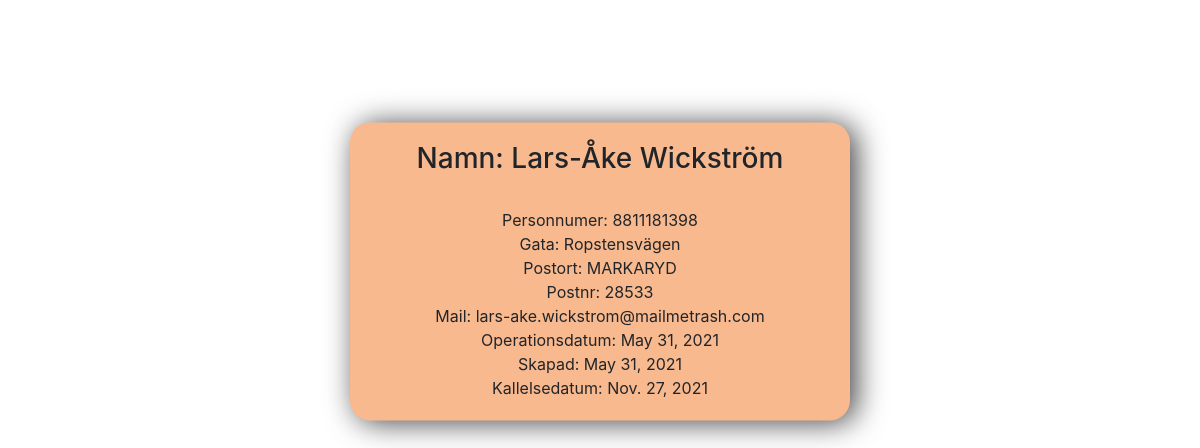
The app's page /patient/8811181398/ with its own data.
### psa/models.py (models this page shows, shortened)
class Patient(models.Model):
	ssn = models.BigIntegerField(validators=[validate_ssn],primary_key=True, unique=True)
	namn = models.CharField(max_length=100)
	gata = models.CharField(max_length=50)
	postort = models.CharField(max_length=50)
	postnr = models.IntegerField(validators=[validate_postnr])
	mail = models.EmailField(max_length=50)
	operationsdatum = models.DateField()
	created = models.DateField(auto_now_add=True)
	kallelsedatum = models.DateField()
	class Meta:
		verbose_name_plural = "Patienter"

### psa/views.py (the view)
# urls.py: path('patient/<int:pk>/', views.PatientDetail.as_view(), name='patient_detail'),
class PatientDetail(generic.DetailView):
    model = Patient
    template_name = 'psa/patient.html'

### psa/templates/psa/patient.html (shortened to what this page needs)
<link rel="stylesheet" href="https://cdn.jsdelivr.net/npm/bootstrap@4.6.0/dist/css/bootstrap.min.css">
<div class="center-column">
  {% block content %}
    <h3>Namn: {{ patient.namn }}</h3></br>
	Personnumer: {{ patient.ssn }}</br>
	Gata: {{ patient.gata }}</br>
	Postort: {{ patient.postort }}</br>
	Postnr: {{ patient.postnr }}</br>
	Mail: {{ patient.mail }}</br>
	Operationsdatum: {{ patient.operationsdatum }}</br>
	Skapad: {{ patient.created }}</br>
	Kallelsedatum: {{ patient.kallelsedatum }}
  {% endblock %}
</div>

### psa/templates/psa/patient.html (style rules this page uses)
.center-column { position: absolute; left: 50%; top: 50%; transform: translate(-50%, -100%); padding: 10px; text-align: center; width:500px; margin: 20px auto; padding:20px; background-color: rgb(248, 185, 143); border-radius: 20px; box-shadow: 6px 2px 30px 0px rgba(0, 0, 0, 0.75); }

### records on screen
Patient: namn "Lars-Åke Wickström", ssn "8811181398", gata "Ropstensvägen", postort "MARKARYD", postnr "28533", mail "lars-ake.wickstrom@mailmetrash.com", operationsdatum "May 31, 2021", created "May 31, 2021", kallelsedatum "Nov. 27, 2021"
